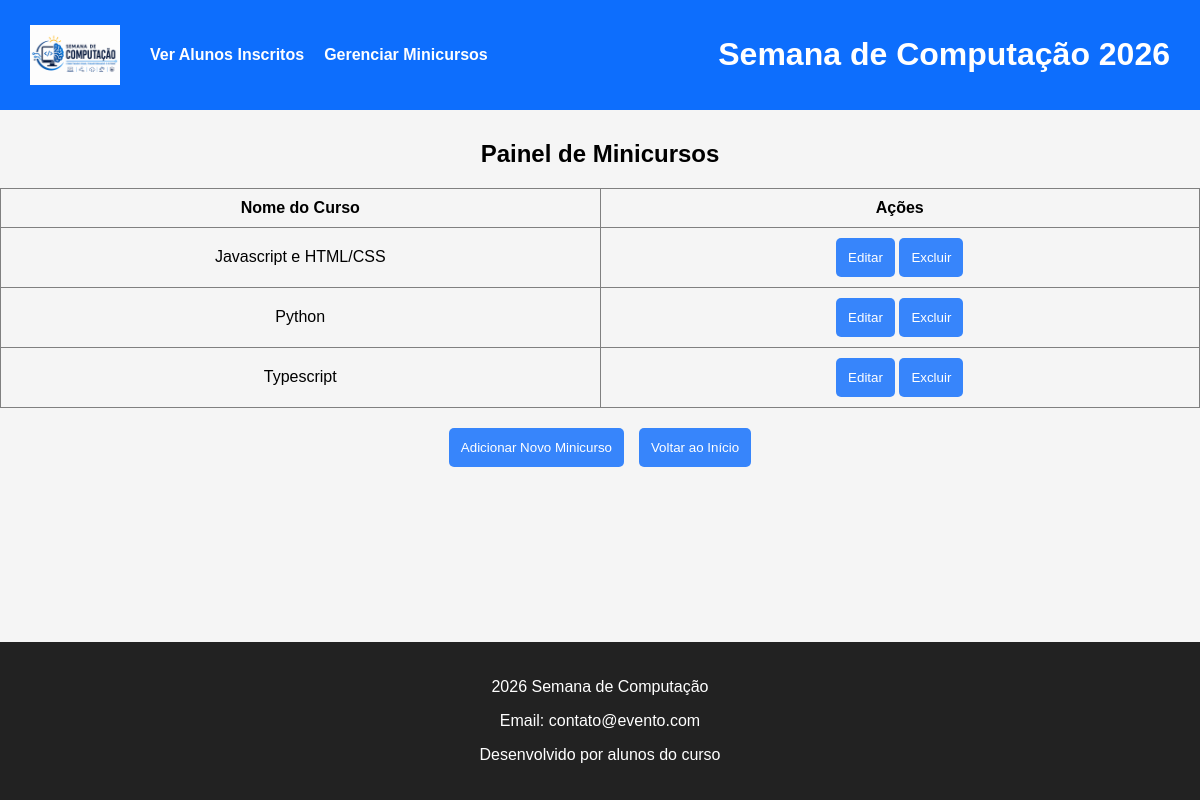
The page /minicursos on the database its author committed.
### tables this page shows
CREATE TABLE minicursos (
            id INTEGER PRIMARY KEY AUTOINCREMENT,
            nome TEXT NOT NULL UNIQUE
        );

### controllers/minicurso_controller.py (the view)
@minicurso_blueprint.route("/minicursos")
def listar():
    lista = dao.listar_todos()
    return render_template("minicursos/listar.html", minicursos=lista)

### dao/minicurso_dao.py (called while the page is built)
    def listar_todos(self):
        conn = get_connection()
        cursor = conn.execute("SELECT id, nome FROM minicursos ORDER BY nome")
        rows = cursor.fetchall()
        conn.close()
        return [Minicurso(row['id'], row['nome']) for row in rows]

### database.py (called while the page is built)
def get_connection():
    conn = sqlite3.connect(DATABASE_NAME)
    conn.execute("PRAGMA foreign_keys = ON;")
    conn.row_factory = sqlite3.Row
    return conn

### templates/minicursos/listar.html (shortened to what this page needs)
{% extends "layout.html" %}
{% block body %}
<h2>Painel de Minicursos</h2>
<table border="1">
  <thead>
    <tr>
      <th>Nome do Curso</th>
      <th>Ações</th>
    </tr>
  </thead>
  <tbody>
    {% for curso in minicursos %}
    <tr>
      <td>{{ curso.nome }}</td>
      <td>
        <button><a href="/minicursos/editar/{{ curso.id }}">Editar</a></button>
        <form action="/minicursos/excluir" method="POST" style="display:inline;">
          <button type="submit" onclick="return confirm('Deseja mesmo excluir este curso?')">Excluir</button>
        </form>
      </td>
    </tr>
    {% endfor %}
  </tbody>
</table>
<div class="button-container">
  <button href="/minicursos/criar"><a>Adicionar Novo Minicurso</a></button>
  <button><a href="/">Voltar ao Início</a></button>
</div>
{% endblock %}

### static/css/estilo.css (style rules this page uses)
body { font-family: Arial, Helvetica, sans-serif; margin: 0; background-color: #f5f5f5; min-height: 100vh; }
a { text-decoration: none; color: inherit; }
.button-container { margin-top: 20px; display: flex; gap: 15px; justify-content: center; align-content: center; }
table { width: 100%; border-collapse: collapse; table-layout: fixed; }
th, td { padding: 10px; text-align: center; width: 33.33%; overflow: hidden; text-overflow: ellipsis; white-space: nowrap; }
button { padding: 12px; background: #0d6dfdd0; color: white; border: none; border-radius: 5px; cursor: pointer; }
h2, p { text-align: center; }

### rows shown on the page
minicursos: nome "Javascript e HTML/CSS"
minicursos: nome "Python"
minicursos: nome "Typescript"
